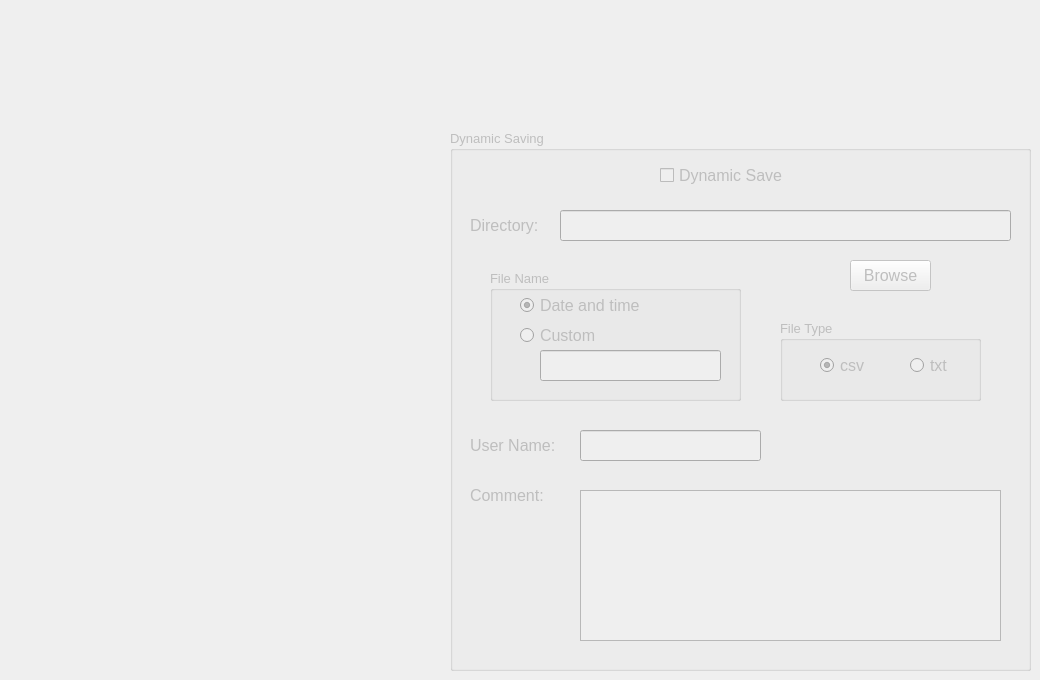
              <widget class="QWidget" name="tab_5">
               <attribute name="title">
                <string>Dynamic Save</string>
               </attribute>
               <widget class="QGroupBox" name="groupBoxay_dsave">
                <property name="enabled">
                 <bool>false</bool>
                </property>
                <property name="geometry">
                 <rect>
                  <x>450</x>
                  <y>130</y>
                  <width>581</width>
                  <height>541</height>
                 </rect>
                </property>
                <property name="font">
                 <font>
                  <pointsize>10</pointsize>
                 </font>
                </property>
                <property name="title">
                 <string>Dynamic Saving</string>
                </property>
                <widget class="QLabel" name="label_dsave_directory_ay">
                 <property name="enabled">
                  <bool>false</bool>
                 </property>
                 <property name="geometry">
                  <rect>
                   <x>20</x>
                   <y>80</y>
                   <width>101</width>
                   <height>31</height>
                  </rect>
                 </property>
                 <property name="font">
                  <font>
                   <pointsize>12</pointsize>
                  </font>
                 </property>
                 <property name="text">
                  <string>Directory:</string>
                 </property>
                </widget>
                <widget class="QLineEdit" name="lineEdit_dsave_directory_ay">
                 <property name="enabled">
                  <bool>false</bool>
                 </property>
                 <property name="geometry">
                  <rect>
                   <x>110</x>
                   <y>80</y>
                   <width>451</width>
                   <height>31</height>
                  </rect>
                 </property>
                 <property name="font">
                  <font>
                   <pointsize>12</pointsize>
                  </font>
                 </property>
                </widget>
                <widget class="QCheckBox" name="checkBox_dsave_ay">
                 <property name="enabled">
                  <bool>false</bool>
                 </property>
                 <property name="geometry">
                  <rect>
                   <x>210</x>
                   <y>30</y>
                   <width>141</width>
                   <height>31</height>
                  </rect>
                 </property>
                 <property name="font">
                  <font>
                   <pointsize>12</pointsize>
                  </font>
                 </property>
                 <property name="text">
                  <string>Dynamic Save</string>
                 </property>
                </widget>
                <widget class="QLabel" name="labelK1_dsave_username_ay">
                 <property name="enabled">
                  <bool>false</bool>
                 </property>
                 <property name="geometry">
                  <rect>
                   <x>20</x>
                   <y>300</y>
                   <width>101</width>
                   <height>31</height>
                  </rect>
                 </property>
                 <property name="font">
                  <font>
                   <pointsize>12</pointsize>
                  </font>
                 </property>
                 <property name="text">
                  <string>User Name:</string>
                 </property>
                </widget>
                <widget class="QLineEdit" name="lineEditK1_dsave_username_ay">
                 <property name="enabled">
                  <bool>false</bool>
                 </property>
                 <property name="geometry">
                  <rect>
                   <x>130</x>
                   <y>300</y>
                   <width>181</width>
                   <height>31</height>
                  </rect>
                 </property>
                 <property name="font">
                  <font>
                   <pointsize>12</pointsize>
                  </font>
                 </property>
                </widget>
                <widget class="QPushButton" name="pushButtonK1_dsave_browse_ay">
                 <property name="enabled">
                  <bool>false</bool>
                 </property>
                 <property name="geometry">
                  <rect>
                   <x>400</x>
                   <y>130</y>
                   <width>81</width>
                   <height>31</height>
                  </rect>
                 </property>
                 <property name="font">
                  <font>
                   <pointsize>12</pointsize>
                  </font>
                 </property>
                 <property name="text">
                  <string>Browse</string>
                 </property>
                </widget>
                <widget class="QLabel" name="labelK1_dsave_comment_ay">
                 <property name="enabled">
                  <bool>false</bool>
                 </property>
                 <property name="geometry">
                  <rect>
                   <x>20</x>
                   <y>350</y>
                   <width>91</width>
                   <height>31</height>
                  </rect>
                 </property>
                 <property name="font">
                  <font>
                   <pointsize>12</pointsize>
                  </font>
                 </property>
                 <property name="text">
                  <string>Comment:</string>
                 </property>
                </widget>
                <widget class="QTextEdit" name="textEditK1_dsave_comment_ay">
                 <property name="enabled">
                  <bool>false</bool>
                 </property>
                 <property name="geometry">
                  <rect>
                   <x>130</x>
                   <y>360</y>
                   <width>421</width>
                   <height>151</height>
                  </rect>
                 </property>
                 <property name="font">
                  <font>
                   <pointsize>10</pointsize>
                  </font>
                 </property>
                </widget>
                <widget class="QGroupBox" name="groupBoxK1_dsave_filename_ay">
                 <property name="enabled">
                  <bool>false</bool>
                 </property>
                 <property name="geometry">
                  <rect>
                   <x>40</x>
                   <y>140</y>
                   <width>251</width>
                   <height>131</height>
                  </rect>
                 </property>
                 <property name="font">
                  <font>
                   <pointsize>10</pointsize>
                  </font>
                 </property>
                 <property name="title">
                  <string>File Name</string>
                 </property>
                 <widget class="QRadioButton" name="radioButtonK1_dsave_timename_ay">
                  <property name="enabled">
                   <bool>false</bool>
                  </property>
                  <property name="geometry">
                   <rect>
                    <x>30</x>
                    <y>20</y>
                    <width>131</width>
                    <height>31</height>
                   </rect>
                  </property>
                  <property name="font">
                   <font>
                    <pointsize>12</pointsize>
                   </font>
                  </property>
                  <property name="text">
                   <string>Date and time</string>
                  </property>
                  <property name="checked">
                   <bool>true</bool>
                  </property>
                 </widget>
                 <widget class="QRadioButton" name="radioButtonK1_dsave_custname_ay">
                  <property name="enabled">
                   <bool>false</bool>
                  </property>
                  <property name="geometry">
                   <rect>
                    <x>30</x>
                    <y>50</y>
                    <width>121</width>
                    <height>31</height>
                   </rect>
                  </property>
                  <property name="font">
                   <font>
                    <pointsize>12</pointsize>
                   </font>
                  </property>
                  <property name="text">
                   <string>Custom</string>
                  </property>
                 </widget>
                 <widget class="QLineEdit" name="lineEditK1_dsave_custname_ay">
                  <property name="enabled">
                   <bool>false</bool>
                  </property>
                  <property name="geometry">
                   <rect>
                    <x>50</x>
                    <y>80</y>
                    <width>181</width>
                    <height>31</height>
                   </rect>
                  </property>
                  <property name="font">
                   <font>
                    <pointsize>12</pointsize>
                   </font>
                  </property>
                 </widget>
                </widget>
                <widget class="QGroupBox" name="groupBoxK1_dsave_filetype_ay">
                 <property name="enabled">
                  <bool>false</bool>
                 </property>
                 <property name="geometry">
                  <rect>
                   <x>330</x>
                   <y>190</y>
                   <width>201</width>
                   <height>81</height>
                  </rect>
                 </property>
                 <property name="font">
                  <font>
                   <pointsize>10</pointsize>
                  </font>
                 </property>
                 <property name="title">
                  <string>File Type</string>
                 </property>
                 <widget class="QRadioButton" name="radioButtonK1_csv_ay">
                  <property name="enabled">
                   <bool>false</bool>
                  </property>
                  <property name="geometry">
                   <rect>
                    <x>40</x>
                    <y>30</y>
                    <width>61</width>
                    <height>31</height>
                   </rect>
                  </property>
                  <property name="font">
                   <font>
                    <pointsize>12</pointsize>
                   </font>
                  </property>
                  <property name="acceptDrops">
                   <bool>false</bool>
                  </property>
                  <property name="autoFillBackground">
                   <bool>false</bool>
                  </property>
                  <property name="text">
                   <string>csv</string>
                  </property>
                  <property name="checked">
                   <bool>true</bool>
                  </property>
                 </widget>
                 <widget class="QRadioButton" name="radioButtonK1_txt_ay">
                  <property name="geometry">
                   <rect>
                    <x>130</x>
                    <y>30</y>
                    <width>61</width>
                    <height>31</height>
                   </rect>
                  </property>
                  <property name="font">
                   <font>
                    <pointsize>12</pointsize>
                   </font>
                  </property>
                  <property name="text">
                   <string>txt</string>
                  </property>
                 </widget>
                </widget>
               </widget>
              </widget>
